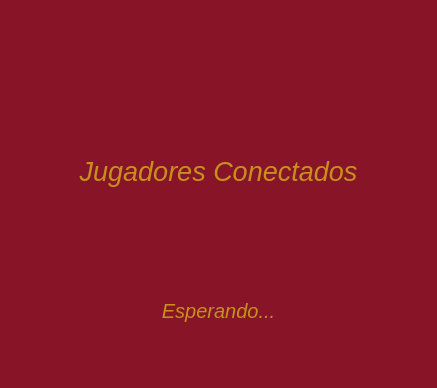
<?xml version="1.0" encoding="UTF-8"?>
<ui version="4.0">
 <class>VentanaEspera</class>
 <widget class="QWidget" name="VentanaEspera">
  <property name="geometry">
   <rect>
    <x>0</x>
    <y>0</y>
    <width>437</width>
    <height>388</height>
   </rect>
  </property>
  <property name="windowTitle">
   <string>Sala de Espera</string>
  </property>
  <property name="autoFillBackground">
   <bool>false</bool>
  </property>
  <property name="styleSheet">
   <string notr="true">background-color: #881427;
color: #C5911C;
font-size: 20pt;
font-style: italic;</string>
  </property>
  <layout class="QVBoxLayout" name="verticalLayout_2">
   <item>
    <layout class="QVBoxLayout" name="verticalLayout">
     <item>
      <layout class="QHBoxLayout" name="horizontalLayout_4">
       <item>
        <widget class="QLabel" name="label">
         <property name="maximumSize">
          <size>
           <width>378</width>
           <height>87</height>
          </size>
         </property>
         <property name="text">
          <string/>
         </property>
         <property name="pixmap">
          <pixmap>sprites/Otros/Logo_sol.png</pixmap>
         </property>
         <property name="scaledContents">
          <bool>true</bool>
         </property>
         <property name="alignment">
          <set>Qt::AlignCenter</set>
         </property>
        </widget>
       </item>
      </layout>
     </item>
     <item>
      <layout class="QHBoxLayout" name="horizontalLayout">
       <item>
        <widget class="QLabel" name="label_2">
         <property name="maximumSize">
          <size>
           <width>16777215</width>
           <height>16777215</height>
          </size>
         </property>
         <property name="styleSheet">
          <string notr="true"/>
         </property>
         <property name="text">
          <string>Jugadores Conectados</string>
         </property>
         <property name="alignment">
          <set>Qt::AlignCenter</set>
         </property>
        </widget>
       </item>
      </layout>
     </item>
     <item>
      <layout class="QVBoxLayout" name="layout_usuarios"/>
     </item>
     <item>
      <layout class="QHBoxLayout" name="horizontalLayout_5">
       <item>
        <widget class="QLabel" name="label_3">
         <property name="styleSheet">
          <string notr="true">font-size: 15pt;</string>
         </property>
         <property name="text">
          <string>Esperando...</string>
         </property>
         <property name="alignment">
          <set>Qt::AlignCenter</set>
         </property>
        </widget>
       </item>
      </layout>
     </item>
    </layout>
   </item>
  </layout>
 </widget>
 <resources/>
 <connections/>
</ui>
